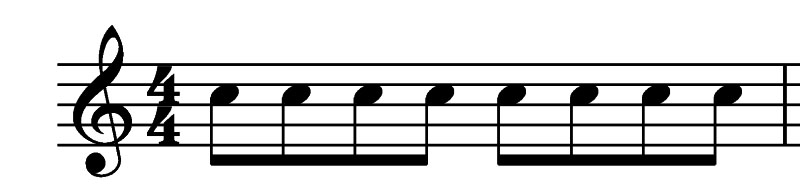
#> input picture test_images/eighth_notes.jpg, 800 x 190 px, found by its file name
$ jupyter execute --allow-errors 07-OtherObjects.ipynb   (shell and % lines are left out)   (Python 2 division)
#> lines starting #> are read from the running program, lines starting #| are printed output that depends on the picture; after the words box and inside, x2 and y2 are one past the last pixel; in counts of white or black regions, pixels touching at a corner belong together
# Classification

[cell 1]
import cv2
import matplotlib.pyplot as plt
import numpy as np
from os import listdir
from os.path import isdir

# Image loading, binarization, inversion and display
def load_image(path):
#> called with path = 'test_images/eighth_notes.jpg'
    return cv2.cvtColor(cv2.imread(path), cv2.COLOR_BGR2RGB)
#> returned value is the input picture: shape (190, 800, 3); min 0, max 255, mean 215.6
def image_gray(image):
    return cv2.cvtColor(image, cv2.COLOR_RGB2GRAY)
#> returned value: shape (190, 800)
def image_bin_otsu(image_gs):
    ret,image_bin = cv2.threshold(image_gs, 0, 255, cv2.THRESH_BINARY+cv2.THRESH_OTSU)
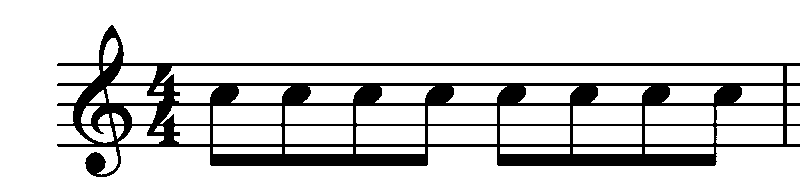
#> image_bin: shape (190, 800); 84.3% white; 1 black region, box (x1, y1, x2, y2) and area: (57, 25, 800, 177) 23914
#> ret = 134
    return image_bin
def invert(image):
    return 255-image
def display_image(image, color= False):
    plt.figure()
    if color:
        plt.imshow(image)
    else:
        plt.imshow(image, 'gray')
    plt.show()

def resize_image(tmp_img, new_width, new_height):
    return cv2.resize(tmp_img, (int(round(new_width)), int(round(new_height))), interpolation = cv2.INTER_CUBIC)

# Image morphological operations
def dilate(image, kernel, iterations = 1):
    return cv2.dilate(image, kernel, iterations)
def erode(image, kernel, iterations = 1):
    return cv2.erode(image, kernel, iterations)
def open_image(image, kernel = None):
    if kernel is None:
        kernel = np.ones((1, 100))
    return dilate(erode(image, kernel), kernel)

# Horizontal projection
def horizontal_projection(image):
    hor_proj = []
    for i in range(len(image)):
        row_sum = 0
        for j in range(len(image[i])):
            row_sum += image[i][j] == 255
        hor_proj.append([255] * row_sum + [0] * (len(image[0]) - row_sum))
#> after the loop, hor_proj = 190 items

    return hor_proj

# Image crop
def crop_image(image, crop_start = None, crop_width = None):
    if crop_width is None:
        crop_width = len(image[0]) // 10
#> crop_width = 80

    if crop_start is None:
        end = 0
        for row in image:
            s = sum(row) / 255
            if s > end:
                end = s
#> this loop made 190 passes
#> (s, end) on passes 26 to 37: (2, 2), (4, 4), (5, 5), (7, 7), (8, 8), (9, 9), (11, 11), (12, 12), (13, 13), (14, 14), (15, 15), (16, 16)
#> s on passes 1 to 6: 0, 0, 0, 0, 0, 0
#> after the loop, end = 743

        crop_start = end - crop_width
#> crop_start = 663

    cutoff = image[:]
#> cutoff = 190 items

    for i in range(len(cutoff)):
        cutoff[i] = cutoff[i][crop_start : crop_start + crop_width]

    cutoff = np.array(cutoff, dtype = np.uint8)
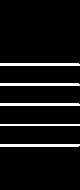
#> cutoff: shape (190, 80); 7.3% white; 5 white regions, box (x1, y1, x2, y2) and area: (0, 63, 80, 66) 239, (0, 83, 80, 86) 239, (0, 103, 80, 106) 239, (0, 144, 80, 147) 239, (0, 124, 80, 126) 160
    return cutoff

# Intersect two lists
def intersect_lists(first, second):
    ret_val = []
    for val in first:
        if val in second:
            ret_val += [val]
    return ret_val

# Line finding, labeling and removing functions

# Find Y coordinates of white pixels
def find_y(image):
    y = []
#> y = []
    for i in range(len(image)):
        for j in range(len(image[i])):
            if (image[i][j] == 255) and (i not in y):
                y.append(i)
#> after the loop, y = [63, 64, 65, 83, 84, 85, 103, 104, 105, 124, 125, 144, 145, 146]
    return sorted(y)

# Group points and get distances
def label_y(y_list):
    labels = [[]]
    line_distances = []
    prev_y = None
    for y in y_list:
        if prev_y is not None:
            if y - prev_y > 1:
                labels.append([])
                line_distances += [y - prev_y]
        labels[-1] += [y]
        prev_y = y
    return labels, line_distances

# Find lines
def find_lines(image):
    first = find_y(crop_image(horizontal_projection(image)))
#> first has the same summary as y in find_y
    second = find_y(open_image(image))
#> in erode, `return cv2.erode(image, kernel, iterations)`:
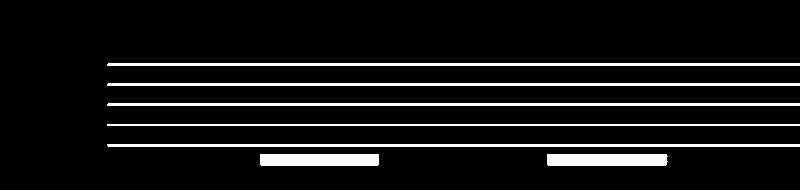
#> returned value: shape (190, 800); 8.3% white; 7 white regions, largest, box (x1, y1, x2, y2) and area: (107, 63, 800, 66) 2078, (107, 83, 800, 86) 2078, (107, 103, 800, 106) 2078
#> in dilate, `return cv2.dilate(image, kernel, iterations)`:
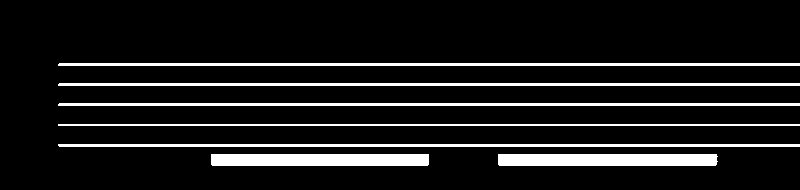
#> returned value: shape (190, 800); 10.3% white; 7 white regions, largest, box (x1, y1, x2, y2) and area: (498, 154, 718, 166) 2628, (211, 154, 429, 166) 2614, (58, 63, 800, 66) 2225
#> second = 26 values from 63 to 165


    lines, distances = label_y(intersect_lists(first, second))
#> the loop in intersect_lists, `for val in first:` made 14 passes
#> (val, ret_val) on passes 1 to 11: (63, [63]), (64, [63, 64]), (65, [63, 64, 65]), (83, [63, 64, 65, 83]), (84, [63, 64, 65, 83, 84]), (85, [63, 64, 65, 83, 84, 85]), (103, [63, 64, 65, 83, 84, 85, 103]), (104, [63, 64, 65, 83, 84, 85, 103, 104]), (105, [63, 64, 65, 83, 84, 85, 103, 104, 105]), (124, [63, 64, 65, 83, 84, 85, 103, 104, 105, 124]), (125, [63, 64, 65, 83, 84, 85, 103, 104, 105, 124, 125])
#> val on pass 14: 146
#> in label_y, `labels = [[]]`: labels = [[]]
#> the loop in label_y, `for y in y_list:` made 14 passes
#> (y, line_distances, prev_y) on passes 4, 7, 10, 12: (83, [18], 83), (103, [18, 18], 103), (124, [18, 18, 19], 124), (144, [18, 18, 19, 19], 144)
#> (y, prev_y) on passes 1, 2, 3, 5, 6, 8: (63, 63), (64, 64), (65, 65), (84, 84), (85, 85), (104, 104)
#> after the loop in label_y, `for y in y_list:`: labels = [[63, 64, 65], [83, 84, 85], [103, 104, 105], [124, 125], [144, 145, 146]]
#> lines has the same summary as labels in label_y; distances = [18, 18, 19, 19]
    staff_spacings = [distances[i] for i in range(len(distances)) if (i+1) % 5 != 0 ]
#> staff_spacings = [18, 18, 19, 19]
    staff_spacing = sum(staff_spacings) * 1./len(staff_spacings)
#> staff_spacing = 18.5
    return lines, distances, staff_spacing

# Remove lines
def remove_lines(org_image, tolerance = 0, lines = None, topBotPixelRemoval = True, widthBasedRemoval = True):
    image = org_image.copy()

    if lines == None:
        lines, distances, staff_spacing = find_lines(org_image)
#> lines has the same summary as labels in label_y; distances = [18, 18, 19, 19]; staff_spacing = 18.5

    if topBotPixelRemoval:
        for line in lines:
            top = line[0]
            bot = line[-1]
            for j in range(len(image[top])):
                remove = True
                is_line = False
                for row in image[top:bot+1]:
                    if row[j] == 255:
                        is_line = True
                        break
                if not is_line:
                    continue
                # check 2 pixels above and below
                diff = 2
                for row in image[top - diff : top]:
                    if row[j] == 255:
                        remove = False
                        break
                if remove:
                    for row in image[bot + 1: bot + diff + 1]:
                        if row[j] == 255:
                            remove = False
                            break
                if remove:
                    for row in image[top:bot+1]:
                        row[j] = 0
#> this loop made 5 passes
#> (line, top, bot) on passes 1, 2, 3, 5: ([63, 64, 65], 63, 65), ([83, 84, 85], 83, 85), ([103, 104, 105], 103, 105), ([144, 145, 146], 144, 146)
#> after the loop, row = 800 values, max 255 at index 92, min 0 at index 0, mean 24.23

    if widthBasedRemoval:
        avg_thickness = lines[:]
#> avg_thickness has the same summary as labels in label_y
        for i, line in enumerate(avg_thickness):
            avg_thickness[i] = len(line)
#> this loop made 5 passes
#> after the loop, avg_thickness = [3, 3, 3, 2, 3]
        avg_thickness = sum(avg_thickness) * 1./len(avg_thickness)
#> avg_thickness = 2.8

        for j in range(len(image[0])):
            white = False
            for i in range(len(image)):
                if image[i][j] == 255:
                    if not white:
                        start = i
                    white = True
                else:
                    if white:
                        thickness = i - start
                        if thickness <= (avg_thickness + tolerance):
                            for row in image[start : i]:
                                row[j] = 0
                    white = False
#> after the loop, row = 800 values, max 255 at index 86, min 0 at index 0, mean 146.3
    return image

# Region functions

# Search image for region containing pixel at row and col
# if it's a white pixel and add it to found regions
# [24 lines left out: function add_region, not called in this run]

# Morphological opening of image with vertical line kernel
def find_vertical_lines(image, staff_spacing = None):
    if staff_spacing is None:
        # Find lines, distances
        lines, distances, staff_spacing = find_lines(image)

    # Find vertical objects
    img_open = open_image(remove_lines(image), np.ones((1.5 * staff_spacing, 1)))
    return img_open

# Find and return regions from org_image, according to ref_image
# [59 lines left out: functions find_regions, find_vertical_objects, split_image, image_subtract, not called in this run]

# Template matching functions

def search_for_templates(vertFile):
    templates = []
    split = vertFile.split('/')
    for listedFile in listdir("templates"):
        if listedFile == split[0]:
            for innerFile in listdir("templates/%s" % listedFile):
                if len(split) == 1 or innerFile.startswith(split[1]):
                    templates += ["templates/%s/%s" % (listedFile, innerFile)]
    return templates

# Return best match from templates for image containing the object
# [52 lines left out: functions match_object_with_size, match_object, not called in this run]

## Note beams
In this section we will try to recognize note beams, which are connecting two or more note stems.

[cell 2]
org_image = load_image("test_images/eighth_notes.jpg")
img_gray = image_gray(org_image)
img_otsu = image_bin_otsu(img_gray)
inv_img = invert(img_otsu)
img_wo_lines = remove_lines(inv_img)
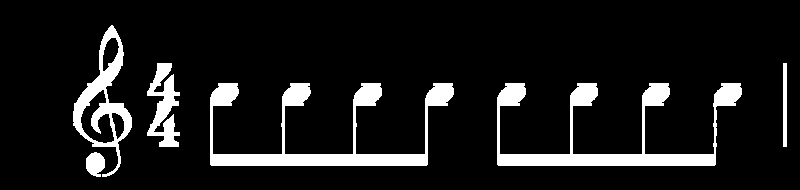
#> img_wo_lines: shape (190, 800); 10.1% white; 6 white regions, box (x1, y1, x2, y2) and area: (210, 83, 454, 166) 5354, (497, 83, 742, 166) 5333, (73, 25, 132, 177) 2519, (147, 63, 180, 147) 1476, (86, 152, 105, 177) 359, (783, 63, 787, 147) 336
display_image(img_wo_lines)
lines, distances, staff_spacing = find_lines(inv_img)
#> the loop in crop_image (call 2), `for row in image:` made 190 passes
#> the loop in intersect_lists (call 2), `for val in first:` made 14 passes
#> the loop in label_y (call 2), `for y in y_list:` made 14 passes
#> (y, prev_y) on passes 1, 2, 3, 5, 6, 8, 9, 11, 13, 14: (63, 63), (64, 64), (65, 65), (84, 84), (85, 85), (104, 104), (105, 105), (125, 125), (145, 145), (146, 146)
#> lines has the same summary as labels in label_y; staff_spacing = 18.5

#> (a cell that did not finish here is left out)

#> in find_vertical_lines, `lines, distances, staff_spacing = find_lines(image)`: lines has the same summary as labels in label_y; distances = [18, 18, 19, 19]; staff_spacing = 18.5
#> the loop in remove_lines (call 2), `for line in lines:` made 5 passes
#> the loop in remove_lines (call 2), `for i, line in enumerate(avg_thickness):` made 5 passes
display_image(img_vert_lines)

#> (a cell that did not finish here is left out)

As you can see, number of recognized regions is 5: 1 G-clef, 1 time signature (4/4), 8 eighth notes recognized as 2 regions and 1 barline.

To recognize the note beams we have to morphologically open the image with 3 kernels: a horizontal rectangle and its tilted versions (downwards and upwards by 15 degrees). For this image only the horizontal kernel is enough but we will use the other two as well.

The horizontal kernel should be wide as 2 of staff spacing and high as 0.5 of staff spacing.

[cell 5]
from scipy.ndimage.interpolation import rotate as rotate_matrix

#> (the rest of this cell did not finish here and is left out)

[cell 6]
img_beams = []
#> (the rest of this cell did not finish here and is left out)

[cell 7]
def merge_images(images):
    ret_image = images[0].copy()
    for image in images:
        for row in range(len(image)):
            for col in range(len(image)):
                if image[row,col] == 255:
                    ret_image[row,col] = 255
    return ret_image

#> (the rest of this cell did not finish here and is left out)

Now we only need to memorize their regions and use them in semantics analysis.

## Time signatures

Now we'll try to recognize time signatures. They aren't that tricky but there are a few things to take care of:
1. Sometimes they are vertical objects (contain recognized vertical lines), sometimes they are not. It's best to start classifying them when recognizing non vertical objects
2. Sometimes they are recognized as one region, sometimes as two. When recognized as, they should be split in two regions (top half and bottom half, from the middle staff line) as separate numbers.
3. They are put either right of the bar line or right of the clef.

Now, we will concentrate on the time signature used in previous image, which is a vertical object recognized as one region, but these properties will be useful when recognizing a full music score.

#> (a cell that did not finish here is left out)

Check if it's recognized as one region. We will suppose we already know it's right next to the clef.

#> (a cell that did not finish here is left out)

[cell 10]
time_templates = search_for_templates("time")
